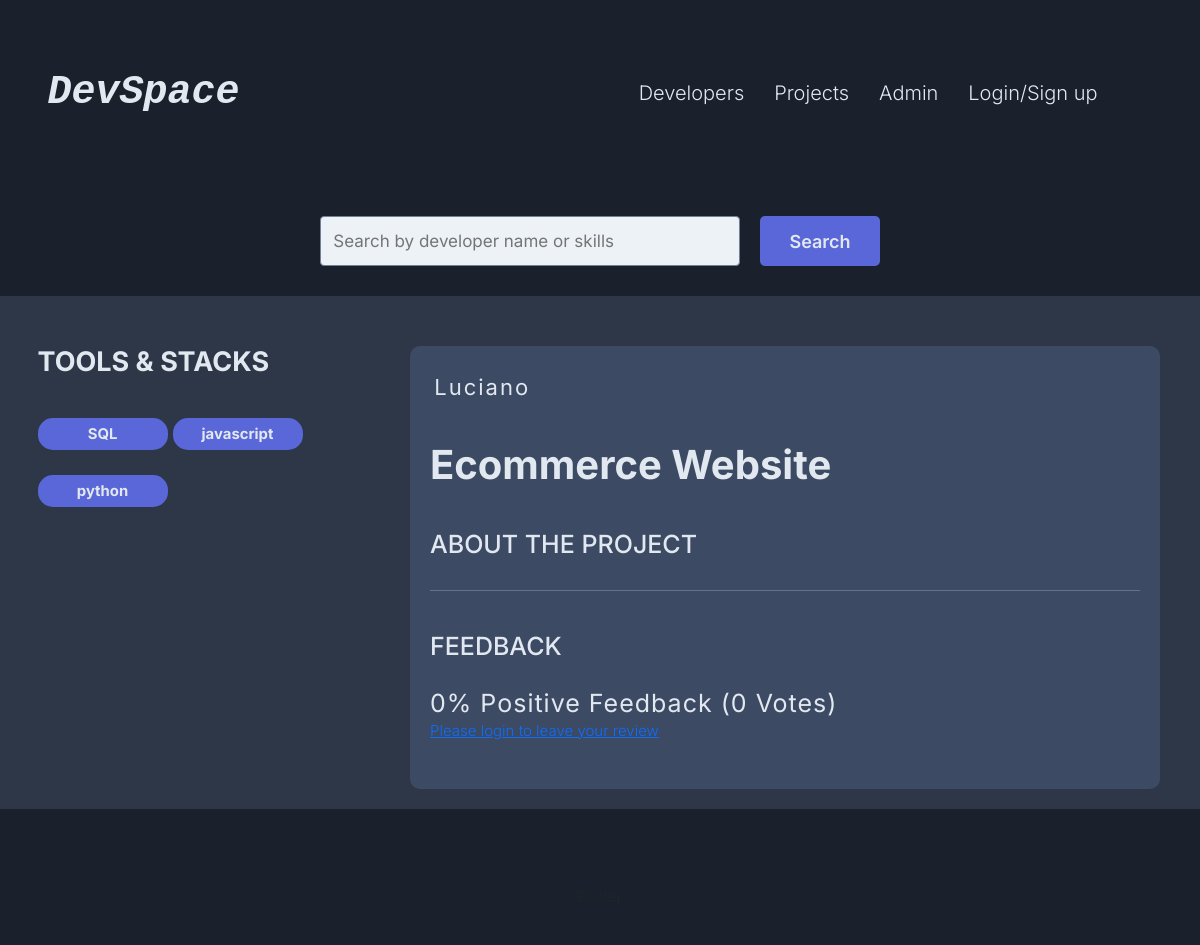
The app's page /projects/project/ec04be6d-a5ba-40ef-8cfb-4df115f2e931, older data.
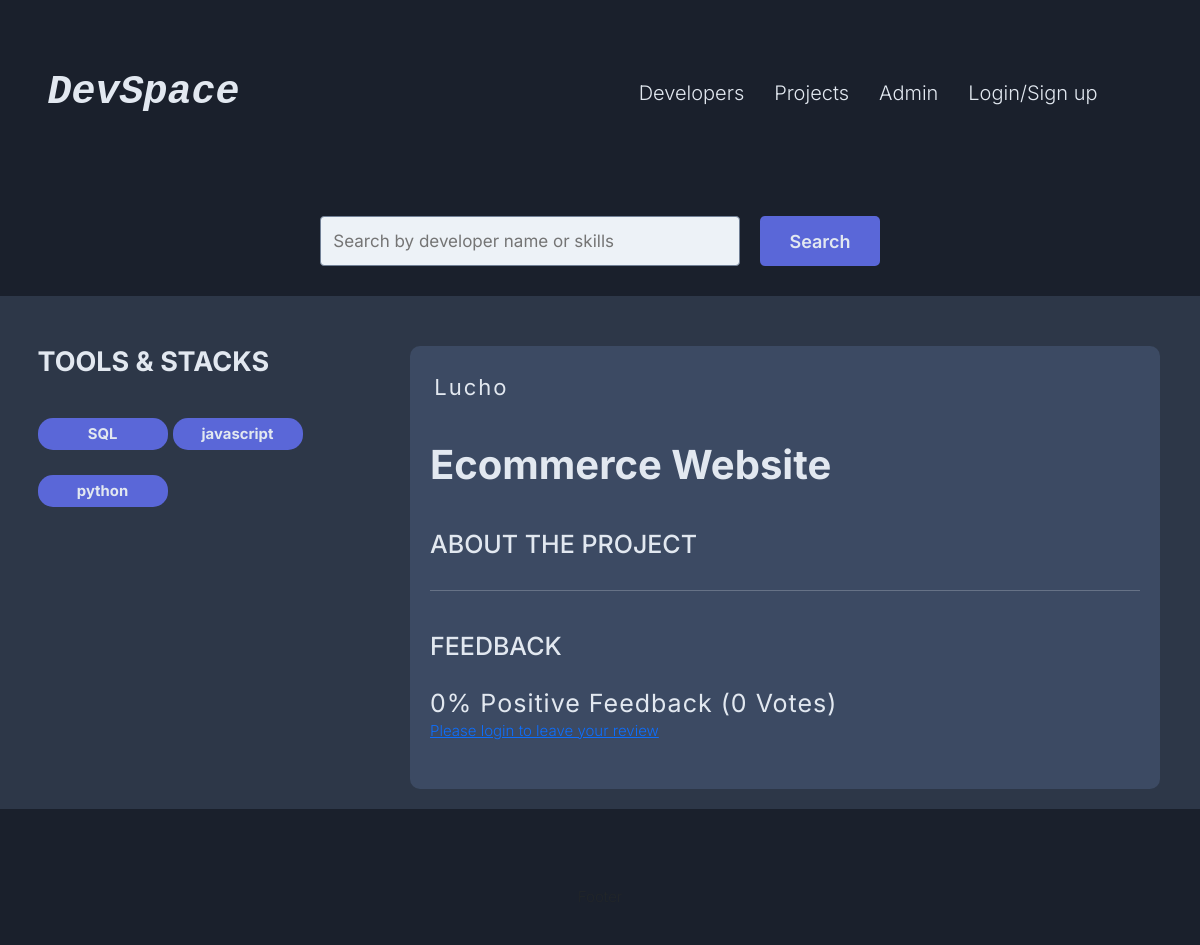
The same page, newer data.
### projects/models.py (models this page shows, shortened)
class Project(models.Model):
    owner = models.ForeignKey(Profile, null=True, blank=True, on_delete=models.SET_NULL)
    title = models.CharField(max_length= 200)
    description = models.TextField(null = True, blank = True)
    demo_link = models.CharField(max_length=2000, null = True, blank = True)
    source_link = models.CharField(max_length=2000, null = True, blank = True)
    featured_image = models.ImageField(null=True, blank=True, upload_to="projects/", default='projects/default.jpg')
    tags = models.ManyToManyField("Tag", blank = True)
    vote_total = models.IntegerField(default = 0, null = True)
    vote_ratio = models.IntegerField(default = 0, null = True)
    created = models.DateTimeField(auto_now_add= True)
    id = models.UUIDField(default = uuid.uuid4, unique = True, primary_key= True, editable=False)
    class Meta:
        ordering = [ '-vote_ratio', '-vote_total', 'title']
    @property
    def reviewers(self):
        queryset = self.review_set.all().values_list('owner_id', flat = True)
        return queryset

### users/models.py (models this page shows)
class Profile(models.Model):
    user = models.OneToOneField(User, on_delete= models.CASCADE, null= True, blank=True)
    name = models.CharField(max_length= 200, blank= True, null=True)
    username = models.CharField(max_length=200, null=True, blank = True)
    location = models.CharField(max_length=200, null=True, blank = True)
    email = models.EmailField(max_length= 500, null = True, blank = True)
    short_intro = models.CharField(max_length=200, null=True, blank = True)
    bio = models.TextField( null=True, blank = True)
    profile_image = models.ImageField( null=True, blank = True, upload_to='profiles/', default= 'profiles/user-default.png')
    social_github = models.CharField(max_length= 200, blank= True, null=True)
    social_twitter = models.CharField(max_length= 200, blank= True, null=True)
    social_linkedin = models.CharField(max_length= 200, blank= True, null=True)
    social_youtube = models.CharField(max_length= 200, blank= True, null=True)
    social_website = models.CharField(max_length= 200, blank= True, null=True)
    created = models.DateTimeField(auto_now_add= True)
    id = models.UUIDField(default = uuid.uuid4, unique = True, primary_key= True, editable=False)
    def __str__(self):
        return str(self.username) or self.name or "Unnamed Profile"

### projects/views.py (the view, shortened to what this page needs)
# urls.py: path("project/<str:pk>", views.project, name="project"),
def project(request, pk):
    project = Project.objects.get(id = pk)
    form = ReviewForm()
    context = {
        "project": project,
        'form': form
        }
    return render(request, "projects/single-project.html", context)

### projects/forms.py
class ReviewForm(ModelForm):
    class Meta:
        model = Review
        fields = [ 'value', 'body']
        labels = {'value': 'Place your vote',
                  'body': 'Add a coment with your vote'}
    def __init__(self, *args, **kwargs):
        super().__init__(*args, **kwargs)
        for field_name, field in self.fields.items():
            field.widget.attrs.update({'class': 'form__input'})

### projects/templates/projects/single-project.html (shortened to what this page needs)
{% extends "base.html" %}
{% load static %}
{% block content %}
{% include "navbar.html" %}
<main class="singleProject ">
  <div class="container">
    <div class="row">
      <div class="col-lg-4 singleProject__leftColumn">
        <h2 class="sinlgeProject__subtitle inter-1">Tools & Stacks</h2>
        <div class="singleProject__toolStack row">
          {% for tag in project.tags.all %}
          <div class="col-6 ">
            <span class="tag  skill single-profile-skills col-6">
              <small>{{tag.name}}</small>
            </span>
          </div>
          {% endfor %}
        </div>
      </div>
      <div class="col-lg-8 singleProject__rightColumn">
        {% if project.owner %}
        <a class="singleProject__owner" href="">{{project.owner|title}}</a>
        {% endif %}
        <h2 class="singleProject__title">{{project.title}}</h2>
        <h3 class="singleProject__subtitle">About the Project</h3>
        <br>
        <hr>
        <div class="comments" >
          <h3 class="singleProject__subtitle">Feedback</h3>
          <h5 class="project--rating">
            {{project.vote_ratio}}% Positive Feedback
            ({{project.vote_total}} Vote{{project.vote_total|pluralize:'s'}})
          </h5>
            {% if request.user.profile.id in project.reviewers %}
            <p>You have already submitted your review for this project</p>
            {% elif request.user.profile == project.owner %}
            <p>You cannot review your own work</p>
            {% else %}
            <a href="{% url 'login' %}?next={{request.path}}">Please login to leave your review</a>
            {% endif %}
        </div>
      </div>
    </div>
</main>
{% endblock %}

Row changes from the older to the newer data that the page shows:
changed through a linked row, Project "Ecommerce Website": owner "Luciano" → "Lucho"
